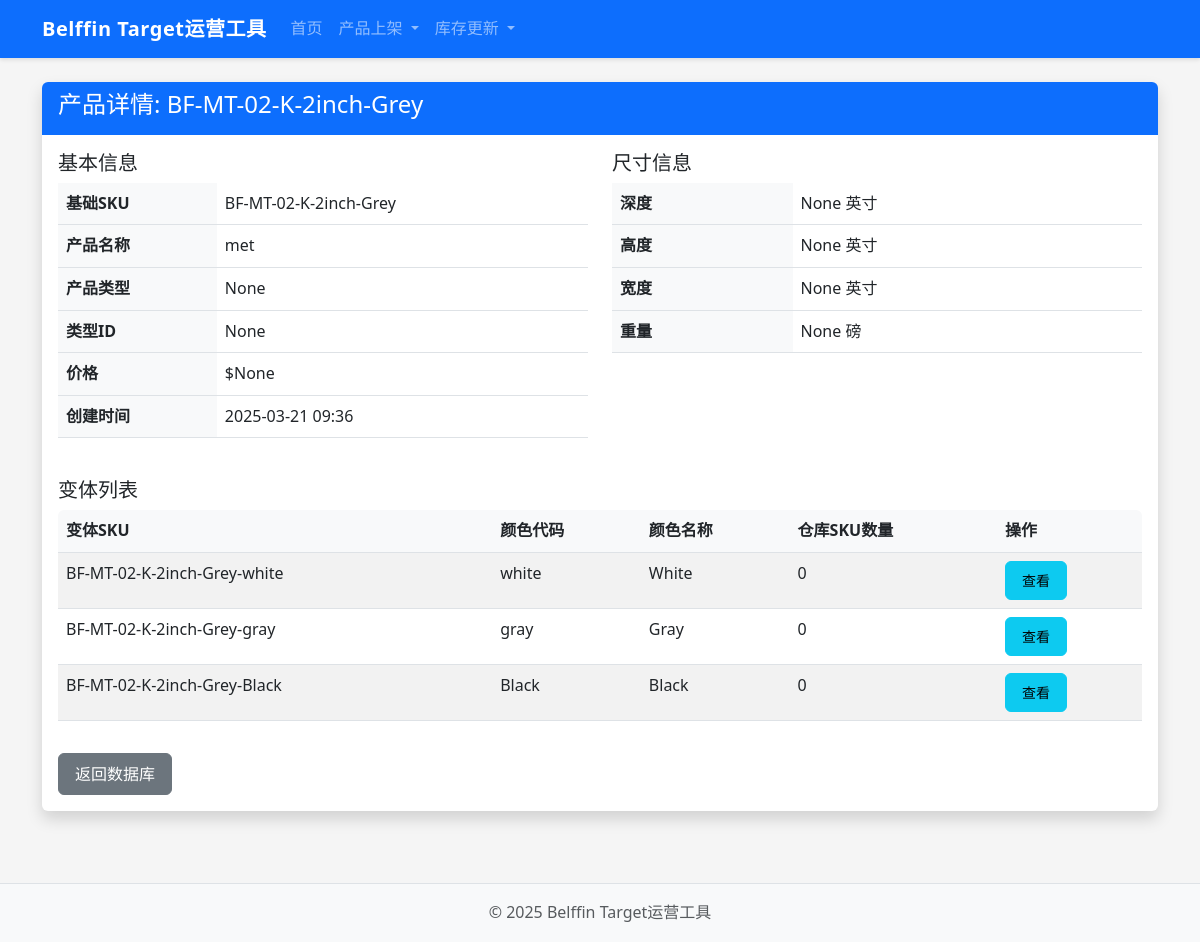
/database/product/1, run on the app's committed database.
### app/models/models.py (models this page shows, shortened)
class ProductBase(db.Model):
    __tablename__ = 'product_base'
    id = db.Column(db.Integer, primary_key=True)
    base_sku = db.Column(db.String(50), unique=True, nullable=False)
    title = db.Column(db.String(200), nullable=False)
    item_type = db.Column(db.String(50))
    item_type_id = db.Column(db.String(50))
    depth = db.Column(db.Float)
    height = db.Column(db.Float)
    weight = db.Column(db.Float)
    width = db.Column(db.Float)
    price = db.Column(db.Float)
    created_at = db.Column(db.DateTime, default=datetime.utcnow)
    updated_at = db.Column(db.DateTime, default=datetime.utcnow, onupdate=datetime.utcnow)
    variants = db.relationship('ProductVariant', backref='base_product', lazy=True, cascade="all, delete-orphan")

class ProductVariant(db.Model):
    __tablename__ = 'product_variant'
    id = db.Column(db.Integer, primary_key=True)
    base_id = db.Column(db.Integer, db.ForeignKey('product_base.id'), nullable=False)
    sku = db.Column(db.String(50), unique=True, nullable=False)
    color_code = db.Column(db.String(20))
    color_name = db.Column(db.String(50))
    created_at = db.Column(db.DateTime, default=datetime.utcnow)
    updated_at = db.Column(db.DateTime, default=datetime.utcnow, onupdate=datetime.utcnow)
    warehouse_skus = db.relationship('WarehouseSku', backref='variant', lazy=True, cascade="all, delete-orphan")

### app/routes/database.py (the view)
@database_bp.route('/product/<int:product_id>')
def product_detail(product_id):
    product = ProductBase.query.get_or_404(product_id)
    return render_template('database/product_detail.html', product=product)

### app/templates/database/product_detail.html
{% extends 'base.html' %}
{% block content %}
<div class="row">
    <div class="col-md-12">
        <div class="card">
            <div class="card-header bg-primary text-white">
                <h4>产品详情: {{ product.base_sku }}</h4>
            </div>
            <div class="card-body">
                <div class="row mb-4">
                    <div class="col-md-6">
                        <h5>基本信息</h5>
                        <table class="table">
                            <tr>
                                <th>基础SKU</th>
                                <td>{{ product.base_sku }}</td>
                            </tr>
                            <tr>
                                <th>产品名称</th>
                                <td>{{ product.title }}</td>
                            </tr>
                            <tr>
                                <th>产品类型</th>
                                <td>{{ product.item_type }}</td>
                            </tr>
                            <tr>
                                <th>类型ID</th>
                                <td>{{ product.item_type_id }}</td>
                            </tr>
                            <tr>
                                <th>价格</th>
                                <td>${{ product.price }}</td>
                            </tr>
                            <tr>
                                <th>创建时间</th>
                                <td>{{ product.created_at.strftime('%Y-%m-%d %H:%M') }}</td>
                            </tr>
                        </table>
                    </div>
                    <div class="col-md-6">
                        <h5>尺寸信息</h5>
                        <table class="table">
                            <tr>
                                <th>深度</th>
                                <td>{{ product.depth }} 英寸</td>
                            </tr>
                            <tr>
                                <th>高度</th>
                                <td>{{ product.height }} 英寸</td>
                            </tr>
                            <tr>
                                <th>宽度</th>
                                <td>{{ product.width }} 英寸</td>
                            </tr>
                            <tr>
                                <th>重量</th>
                                <td>{{ product.weight }} 磅</td>
                            </tr>
                        </table>
                    </div>
                </div>
                <h5>变体列表</h5>
                {% if product.variants %}
                <div class="table-responsive">
                    <table class="table table-striped">
                        <thead>
                            <tr>
                                <th>变体SKU</th>
                                <th>颜色代码</th>
                                <th>颜色名称</th>
                                <th>仓库SKU数量</th>
                                <th>操作</th>
                            </tr>
                        </thead>
                        <tbody>
                            {% for variant in product.variants %}
                            <tr>
                                <td>{{ variant.sku }}</td>
                                <td>{{ variant.color_code }}</td>
                                <td>{{ variant.color_name }}</td>
                                <td>{{ variant.warehouse_skus|length }}</td>
                                <td>
                                    <a href="{{ url_for('database.variant_detail', variant_id=variant.id) }}" class="btn btn-sm btn-info">查看</a>
                                </td>
                            </tr>
                            {% endfor %}
                        </tbody>
                    </table>
                </div>
                {% else %}
                <div class="alert alert-info">
                    该产品暂无变体
                </div>
                {% endif %}
                <div class="mt-3">
                    <a href="{{ url_for('database.index') }}" class="btn btn-secondary">返回数据库</a>
                </div>
            </div>
        </div>
    </div>
</div>
{% endblock %}

### app/static/css/style.css (style rules this page uses)
:root { --primary-color: #0d6efd; --secondary-color: #6c757d; --success-color: #198754; --info-color: #0dcaf0; --warning-color: #ffc107; --danger-color: #dc3545; --light-color: #f8f9fa; --dark-color: #212529; --border-radius: 0.375rem; --box-shadow: 0 0.5rem 1rem rgba(0, 0, 0, 0.15); --transition: all 0.3s ease-in-out; }
body { font-family: 'Segoe UI', Tahoma, Geneva, Verdana, sans-serif; background-color: #f5f5f5; color: #333; line-height: 1.6; }
.card { border: none; border-radius: var(--border-radius); box-shadow: var(--box-shadow); margin-bottom: 1.5rem; transition: var(--transition); }
.card-header { border-bottom: none; font-weight: 600; border-radius: var(--border-radius) var(--border-radius) 0 0 !important; }
.btn { border-radius: var(--border-radius); font-weight: 500; padding: 0.5rem 1rem; transition: var(--transition); }
.table { border-collapse: separate; border-spacing: 0; width: 100%; }
.table th { background-color: #f8f9fa; font-weight: 600; }
.table-striped tbody tr:nth-of-type(odd) { background-color: rgba(0, 0, 0, 0.02); }
.table-responsive { border-radius: var(--border-radius); overflow: hidden; }

### data on the page
ProductBase: base_sku "BF-MT-02-K-2inch-Grey", title "met", item_type "None", item_type_id "None", price "None", created_at "2025-03-21 09:36", depth "None", height "None", width "None", weight "None"
ProductVariant: sku "BF-MT-02-K-2inch-Grey-white", color_code "white", color_name "White", warehouse_skus|length "0"
ProductVariant: sku "BF-MT-02-K-2inch-Grey-gray", color_code "gray", color_name "Gray", warehouse_skus|length "0"
ProductVariant: sku "BF-MT-02-K-2inch-Grey-Black", color_code "Black", color_name "Black", warehouse_skus|length "0"
